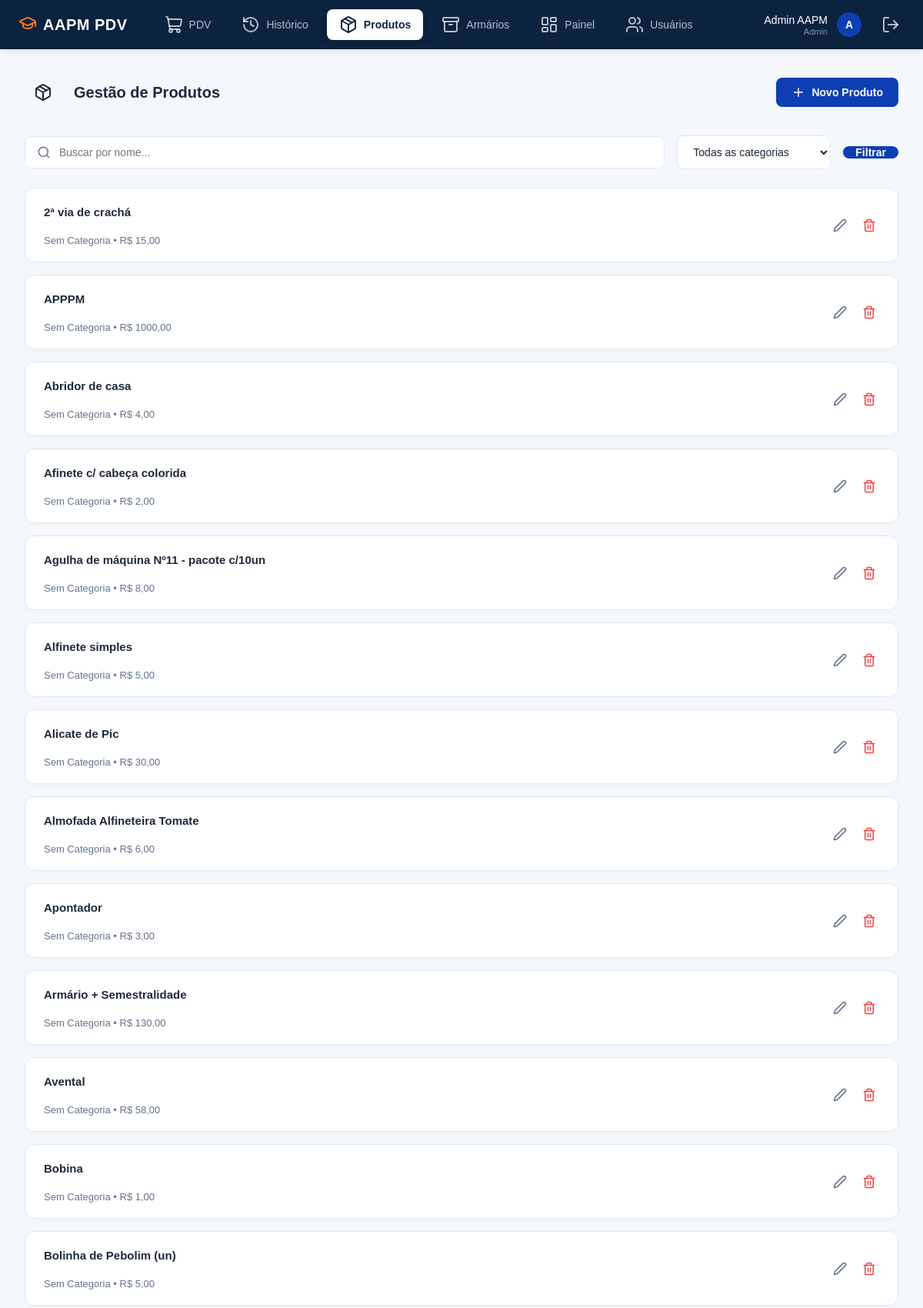
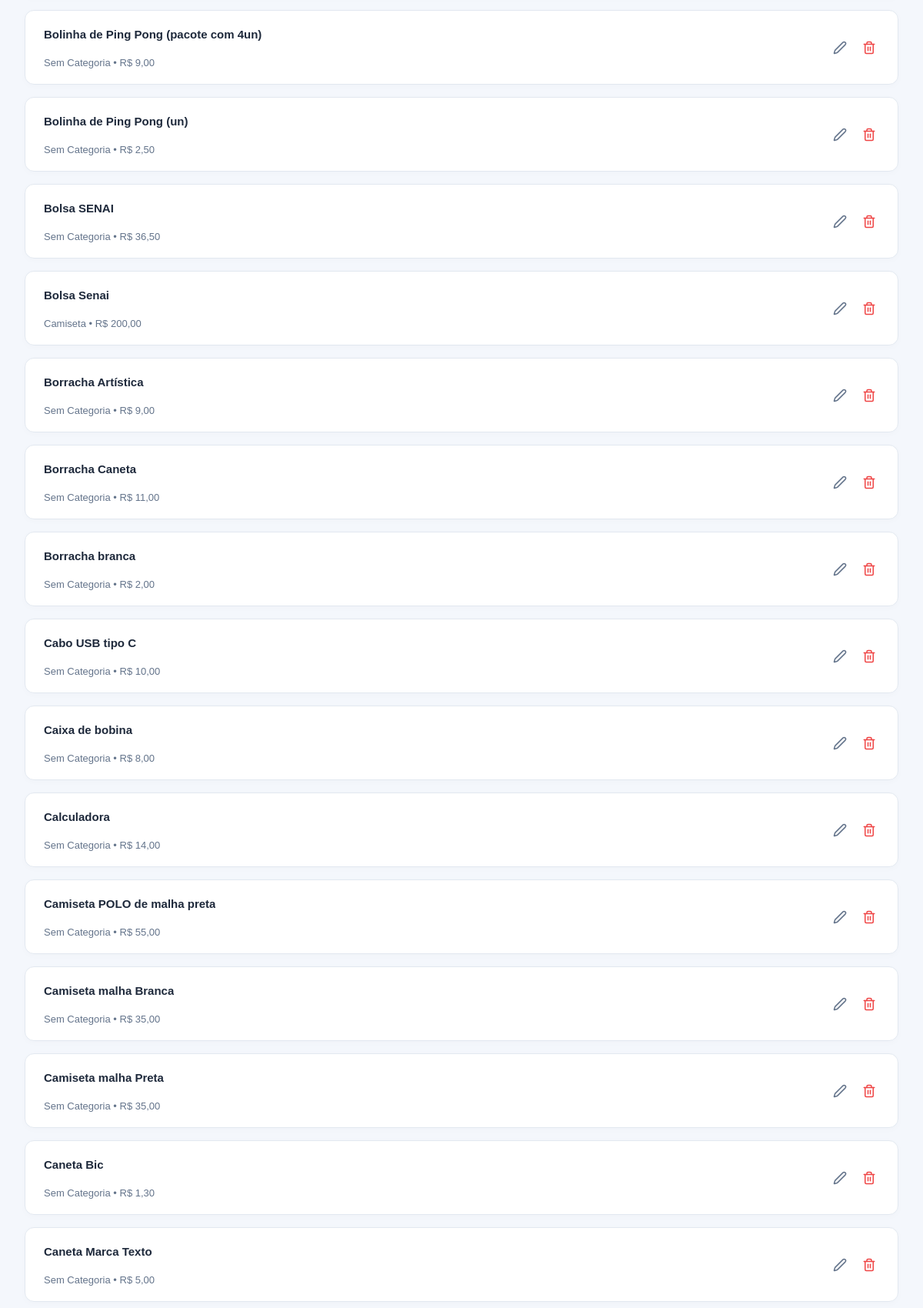
The page /produtos/ (signed in, upper part) on the database its author committed (2 pictures, top to bottom).
### app/models/produto.py (models this page shows, shortened)
class Produto(Base):
    __tablename__ = "produtos"
    id = Column(Integer, primary_key=True, autoincrement=True, index=True)
    nome  = Column(String(150), nullable=False, index=True)
    preco = Column(Float, nullable=False, default=0.1)
    estoque_atual = Column(Integer, nullable=False, default=0)
    ativo = Column(Boolean, default=True)
    imagem_path = Column(String(255), nullable=True)
    categoria_id = Column(Integer, ForeignKey("categorias.id", onupdate="SET NULL"), nullable=True)
    categoria = relationship("Categoria", back_populates="produtos")

### app/models/categoria.py (models this page shows)
class Categoria(Base):
    __tablename__ = "categorias"
    id = Column(Integer, primary_key=True, autoincrement=True, index=True)
    nome  = Column(String(100), nullable=False, unique=True)
    ativo = Column(Boolean, default=True)
    produtos = relationship("Produto", back_populates="categoria", lazy="select")

### app/controllers/produto_controller.py (the view)
@router.get("/")
def listar_produtos(
    request: Request,
    busca: str = "",
    categoria_id: int = 0,       # 0 = todas as categorias
    db: Session = Depends(get_db),
    admin = Depends(get_admin)
):
    query = db.query(Produto).filter(Produto.ativo == True)
    if busca:
        query = query.filter(Produto.nome.ilike(f"%{busca}%"))
    if categoria_id:
        query = query.filter(Produto.categoria_id == categoria_id)
    produtos    = query.order_by(Produto.nome).all()
    categorias  = db.query(Categoria).filter(Categoria.ativo == True).all()
    return templates.TemplateResponse(
        request,
        "produtos/index.html",
        {
            "request":      request,
            "usuario":      admin,
            "produtos":     produtos,
            "categorias":   categorias,
            "busca":        busca,
            "categoria_id": categoria_id,
        }
    )

### app/templates/produtos/index.html (shortened to what this page needs)
{% extends "base.html" %}
{% block styles %}
<link rel="stylesheet" href="/static/css/produtos.css">
{% endblock %}
{% block content %}
<div class="page-wrapper">
    <div class="page-header">
        <div class="header-info">
            <div class="header-icon">
                <i data-lucide="package" style="width: 24px; height: 24px;"></i>
            </div>
            <div class="title-area">
                <h2>Gestão de Produtos</h2>
            </div>
        </div>
        {% if usuario.role == 'admin' %}
        <a href="/produtos/novo" class="btn-primary">
            <i data-lucide="plus" style="width: 18px; height: 18px;"></i>
            Novo Produto
        </a>
        {% endif %}
    </div>
    <form method="get" action="/produtos" class="filters-bar" id="filterFormProdutos">
        <div class="search-input-wrapper">
            <i data-lucide="search"></i>
            <input type="text" name="busca" placeholder="Buscar por nome..." value="{{ busca }}"
                oninput="debounceSubmit()">
        </div>
        <select name="categoria_id" class="filter-select"
            onchange="document.getElementById('filterFormProdutos').submit()">
            <option value="0">Todas as categorias</option>
        </select>
        <button type="submit" class="btn-primary" style="border:none; padding: 0 16px;">
            Filtrar
        </button>
    </form>
    <div class="products-list">
        {% for p in produtos %}
        <div class="product-row">
            <div class="product-info">
                <span class="product-name">{{ p.nome }}</span>
                <span class="product-details">
                    {{ p.categoria.nome if p.categoria else "Sem Categoria" }} • R$ {{
                    "%.2f"|format(p.preco)|replace('.', ',') }}
                </span>
            </div>
            <div class="product-actions">
                {% if usuario.role == 'admin' %}
                <a href="/produtos/{{ p.id }}/editar" class="action-icon">
                    <i data-lucide="edit-2" style="width: 18px; height: 18px;"></i>
                </a>
                <form action="/produtos/{{ p.id }}/desativar" method="post" style="margin: 0;"
                    onsubmit="return confirm('Tem certeza que deseja desativar {{ p.nome }}?');">
                    <button type="submit" class="action-btn action-delete">
                        <i data-lucide="trash-2" style="width: 18px; height: 18px;"></i>
                    </button>
                </form>
                {% endif %}
            </div>
        </div>
        {% endfor %}
    </div>
</div>
{% endblock %}

### app/static/css/dashboard.css (style rules this page uses)
:root { --primary-color: #0c2340; --accent-color: #0e3eb3; --accent-hover: #0a2d83; --orange-color: #ff7a28; --orange-hover: #f25a00; --orange-disabled: #fbc6a4; --bg-main: #f8fafc; --bg-card: #ffffff; --border-color: #e2e8f0; --text-primary: #1e293b; --text-muted: #64748b; }
* { margin: 0; padding: 0; box-sizing: border-box; font-family: 'Inter', sans-serif; }
body { background-color: var(--bg-main); color: var(--text-primary); height: 100vh; display: flex; flex-direction: column; overflow: hidden; }
.product-info { display: flex; flex-direction: column; gap: 4px; }
.product-name { font-size: 13px; font-weight: 600; color: var(--text-primary); line-height: 1.4; display: -webkit-box; -webkit-line-clamp: 2; -webkit-box-orient: vertical; overflow: hidden; height: 36px; }

### app/static/css/style.css (style rules this page uses)
* { margin:0; padding:0; box-sizing:border-box; font-family:Arial, Helvetica, sans-serif; }
body { background:#f4f7fc; }

### app/static/css/produtos.css (style rules this page uses)
.page-wrapper { padding: 32px; max-width: 1200px; margin: 0 auto; }
.page-header { display: flex; justify-content: space-between; align-items: center; margin-bottom: 32px; }
.header-info { display: flex; align-items: center; gap: 16px; }
.header-icon { width: 48px; height: 48px; background: transparent; display: flex; align-items: center; justify-content: center; color: var(--text-primary); }
.title-area h2 { font-size: 20px; font-weight: 700; color: var(--text-primary); }
.btn-primary { background: var(--accent-color); color: #fff; padding: 10px 20px; border-radius: 8px; text-decoration: none; font-size: 14px; font-weight: 600; display: flex; align-items: center; gap: 8px; transition: all 0.2s; border: none; cursor: pointer; }
.products-list { display: flex; flex-direction: column; gap: 16px; }
.product-row { background: var(--bg-card); border: 1px solid var(--border-color); border-radius: 12px; padding: 20px 24px; display: flex; justify-content: space-between; align-items: center; box-shadow: 0 2px 10px rgba(0,0,0,0.02); transition: transform 0.2s; }
.product-info { display: flex; flex-direction: column; gap: 4px; }
.product-name { font-size: 15px; font-weight: 600; color: var(--text-primary); }
.product-details { font-size: 13px; color: var(--text-muted); }
.product-actions { display: flex; align-items: center; gap: 16px; }
.action-icon { color: var(--text-muted); transition: color 0.2s; text-decoration: none; display: flex; align-items: center; justify-content: center; }
.action-btn { background: none; border: none; cursor: pointer; padding: 4px; display: flex; align-items: center; justify-content: center; }
.action-delete { color: #ef4444; }
.filters-bar { display: flex; align-items: center; gap: 16px; margin-bottom: 24px; }
.search-input-wrapper { position: relative; flex: 1; }
.search-input-wrapper svg, .search-input-wrapper i { position: absolute; left: 16px; top: 50%; transform: translateY(-50%); color: var(--text-muted); width: 18px; height: 18px; }
.search-input-wrapper input { width: 100%; padding: 12px 16px 12px 44px; border: 1px solid var(--border-color); border-radius: 8px; font-size: 14px; outline: none; transition: border-color 0.2s; }
.filter-select { padding: 12px 16px; border: 1px solid var(--border-color); border-radius: 8px; font-size: 14px; color: var(--text-primary); outline: none; background: #fff; min-width: 200px; }

### rows shown on the page
Produto: nome "2ª via de crachá", categoria "Sem Categoria", preco "15,00"
Produto: nome "APPPM", categoria "Sem Categoria", preco "1000,00"
Produto: nome "Abridor de casa", categoria "Sem Categoria", preco "4,00"
Produto: nome "Afinete c/ cabeça colorida", categoria "Sem Categoria", preco "2,00"
Produto: nome "Agulha de máquina Nº11 - pacote c/10un", categoria "Sem Categoria", preco "8,00"
Produto: nome "Alfinete simples", categoria "Sem Categoria", preco "5,00"
Produto: nome "Alicate de Pic", categoria "Sem Categoria", preco "30,00"
Produto: nome "Almofada Alfineteira Tomate", categoria "Sem Categoria", preco "6,00"
Produto: nome "Apontador", categoria "Sem Categoria", preco "3,00"
Produto: nome "Armário + Semestralidade", categoria "Sem Categoria", preco "130,00"
Produto: nome "Avental", categoria "Sem Categoria", preco "58,00"
Produto: nome "Bobina", categoria "Sem Categoria", preco "1,00"
Produto: nome "Bolinha de Pebolim (un)", categoria "Sem Categoria", preco "5,00"
Produto: nome "Bolinha de Ping Pong (pacote com 4un)", categoria "Sem Categoria", preco "9,00"
Produto: nome "Bolinha de Ping Pong (un)", categoria "Sem Categoria", preco "2,50"
Produto: nome "Bolsa SENAI", categoria "Sem Categoria", preco "36,50"
Produto: nome "Bolsa Senai", categoria "Camiseta", preco "200,00"
Produto: nome "Borracha Artística", categoria "Sem Categoria", preco "9,00"
Produto: nome "Borracha Caneta", categoria "Sem Categoria", preco "11,00"
Produto: nome "Borracha branca", categoria "Sem Categoria", preco "2,00"
Produto: nome "Cabo USB tipo C", categoria "Sem Categoria", preco "10,00"
Produto: nome "Caixa de bobina", categoria "Sem Categoria", preco "8,00"
Produto: nome "Calculadora", categoria "Sem Categoria", preco "14,00"
Produto: nome "Camiseta POLO de malha preta", categoria "Sem Categoria", preco "55,00"
Produto: nome "Camiseta malha Branca", categoria "Sem Categoria", preco "35,00"
Produto: nome "Camiseta malha Preta", categoria "Sem Categoria", preco "35,00"
Produto: nome "Caneta Bic", categoria "Sem Categoria", preco "1,30"
Produto: nome "Caneta Marca Texto", categoria "Sem Categoria", preco "5,00"

### other values the page prints
{{ usuario.nome if usuario else 'Administrador' }} "Admin AAPM"
{{ usuario.role|capitalize if usuario else 'Admin' }} "Admin"
{{ (usuario.nome[0]|upper) if usuario else 'A' }} "A"
